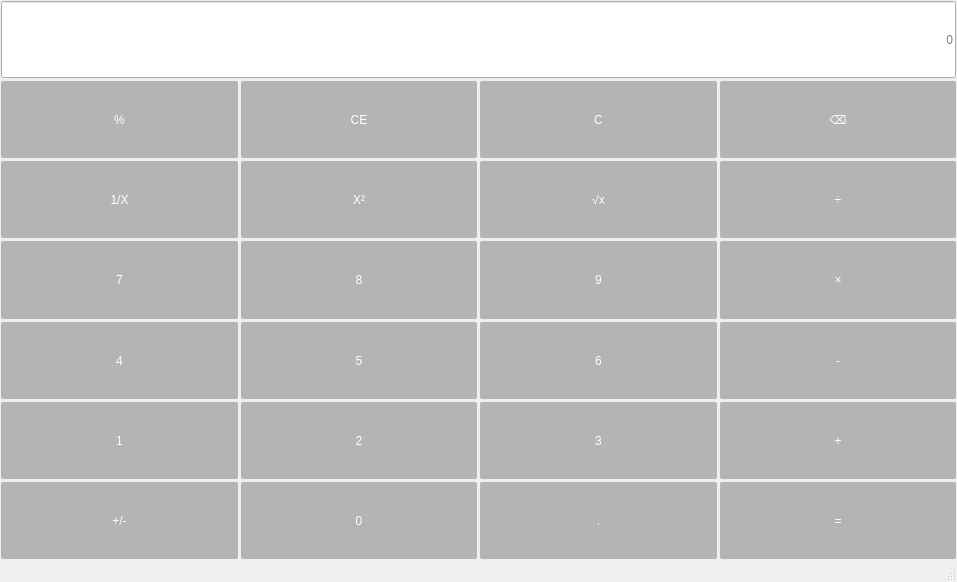
<?xml version="1.0" encoding="UTF-8"?>
<ui version="4.0">
 <class>MainWindow</class>
 <widget class="QMainWindow" name="MainWindow">
  <property name="geometry">
   <rect>
    <x>0</x>
    <y>0</y>
    <width>957</width>
    <height>582</height>
   </rect>
  </property>
  <property name="windowTitle">
   <string>计算器-吴煜文-2023414290132</string>
  </property>
  <property name="windowIcon">
   <iconset>
    <normaloff>C:/Users/win11/Pictures/Screenshots/屏幕截图 2023-10-21 224109.png</normaloff>C:/Users/win11/Pictures/Screenshots/屏幕截图 2023-10-21 224109.png</iconset>
  </property>
  <property name="styleSheet">
   <string notr="true">QPushButton
{
	background-color: rgba(90, 90, 90, 100);
	font: 36pt &quot;Microsoft YaHei UI&quot;;
	color: white;
	border-radius: 2px;
}

QPushButton:hover
{
	background-color: lightgreen;
	color: black;
}

QPushButton：pressed
{
	background-color: red;
	color: black;
}

QLineEdit
{
	font: 48pt &quot;Microsoft YaHei UI&quot;;
}</string>
  </property>
  <widget class="QWidget" name="centralwidget">
   <layout class="QVBoxLayout" name="verticalLayout">
    <property name="spacing">
     <number>3</number>
    </property>
    <property name="leftMargin">
     <number>1</number>
    </property>
    <property name="topMargin">
     <number>1</number>
    </property>
    <property name="rightMargin">
     <number>1</number>
    </property>
    <property name="bottomMargin">
     <number>1</number>
    </property>
    <item>
     <layout class="QGridLayout" name="gridLayout">
      <item row="4" column="1">
       <widget class="QPushButton" name="btnNum5">
        <property name="sizePolicy">
         <sizepolicy hsizetype="Minimum" vsizetype="Minimum">
          <horstretch>0</horstretch>
          <verstretch>0</verstretch>
         </sizepolicy>
        </property>
        <property name="text">
         <string>5</string>
        </property>
       </widget>
      </item>
      <item row="5" column="1">
       <widget class="QPushButton" name="btnNum2">
        <property name="sizePolicy">
         <sizepolicy hsizetype="Minimum" vsizetype="Minimum">
          <horstretch>0</horstretch>
          <verstretch>0</verstretch>
         </sizepolicy>
        </property>
        <property name="text">
         <string>2</string>
        </property>
       </widget>
      </item>
      <item row="6" column="0">
       <widget class="QPushButton" name="btnSign">
        <property name="sizePolicy">
         <sizepolicy hsizetype="Minimum" vsizetype="Minimum">
          <horstretch>0</horstretch>
          <verstretch>0</verstretch>
         </sizepolicy>
        </property>
        <property name="text">
         <string>+/-</string>
        </property>
       </widget>
      </item>
      <item row="2" column="1">
       <widget class="QPushButton" name="btnSquare">
        <property name="sizePolicy">
         <sizepolicy hsizetype="Minimum" vsizetype="Minimum">
          <horstretch>0</horstretch>
          <verstretch>0</verstretch>
         </sizepolicy>
        </property>
        <property name="text">
         <string>X²</string>
        </property>
       </widget>
      </item>
      <item row="3" column="2">
       <widget class="QPushButton" name="btnNum9">
        <property name="sizePolicy">
         <sizepolicy hsizetype="Minimum" vsizetype="Minimum">
          <horstretch>0</horstretch>
          <verstretch>0</verstretch>
         </sizepolicy>
        </property>
        <property name="text">
         <string>9</string>
        </property>
       </widget>
      </item>
      <item row="4" column="2">
       <widget class="QPushButton" name="btnNum6">
        <property name="sizePolicy">
         <sizepolicy hsizetype="Minimum" vsizetype="Minimum">
          <horstretch>0</horstretch>
          <verstretch>0</verstretch>
         </sizepolicy>
        </property>
        <property name="text">
         <string>6</string>
        </property>
       </widget>
      </item>
      <item row="2" column="0">
       <widget class="QPushButton" name="btnInverse">
        <property name="sizePolicy">
         <sizepolicy hsizetype="Minimum" vsizetype="Minimum">
          <horstretch>0</horstretch>
          <verstretch>0</verstretch>
         </sizepolicy>
        </property>
        <property name="text">
         <string>1/X</string>
        </property>
       </widget>
      </item>
      <item row="2" column="2">
       <widget class="QPushButton" name="btnSqrt">
        <property name="sizePolicy">
         <sizepolicy hsizetype="Minimum" vsizetype="Minimum">
          <horstretch>0</horstretch>
          <verstretch>0</verstretch>
         </sizepolicy>
        </property>
        <property name="text">
         <string>√x</string>
        </property>
       </widget>
      </item>
      <item row="5" column="0">
       <widget class="QPushButton" name="btnNum1">
        <property name="sizePolicy">
         <sizepolicy hsizetype="Minimum" vsizetype="Minimum">
          <horstretch>0</horstretch>
          <verstretch>0</verstretch>
         </sizepolicy>
        </property>
        <property name="text">
         <string>1</string>
        </property>
       </widget>
      </item>
      <item row="1" column="1">
       <widget class="QPushButton" name="btnClearAll">
        <property name="sizePolicy">
         <sizepolicy hsizetype="Minimum" vsizetype="Minimum">
          <horstretch>0</horstretch>
          <verstretch>0</verstretch>
         </sizepolicy>
        </property>
        <property name="text">
         <string>CE</string>
        </property>
       </widget>
      </item>
      <item row="5" column="3">
       <widget class="QPushButton" name="btnPlus">
        <property name="sizePolicy">
         <sizepolicy hsizetype="Minimum" vsizetype="Minimum">
          <horstretch>0</horstretch>
          <verstretch>0</verstretch>
         </sizepolicy>
        </property>
        <property name="text">
         <string>+</string>
        </property>
       </widget>
      </item>
      <item row="3" column="3">
       <widget class="QPushButton" name="btnMultiple">
        <property name="sizePolicy">
         <sizepolicy hsizetype="Minimum" vsizetype="Minimum">
          <horstretch>0</horstretch>
          <verstretch>0</verstretch>
         </sizepolicy>
        </property>
        <property name="text">
         <string>×</string>
        </property>
       </widget>
      </item>
      <item row="3" column="0">
       <widget class="QPushButton" name="btnNum7">
        <property name="sizePolicy">
         <sizepolicy hsizetype="Minimum" vsizetype="Minimum">
          <horstretch>0</horstretch>
          <verstretch>0</verstretch>
         </sizepolicy>
        </property>
        <property name="text">
         <string>7</string>
        </property>
       </widget>
      </item>
      <item row="1" column="2">
       <widget class="QPushButton" name="btnClear">
        <property name="sizePolicy">
         <sizepolicy hsizetype="Minimum" vsizetype="Minimum">
          <horstretch>0</horstretch>
          <verstretch>0</verstretch>
         </sizepolicy>
        </property>
        <property name="text">
         <string>C</string>
        </property>
       </widget>
      </item>
      <item row="1" column="3">
       <widget class="QPushButton" name="btnDel">
        <property name="sizePolicy">
         <sizepolicy hsizetype="Minimum" vsizetype="Minimum">
          <horstretch>0</horstretch>
          <verstretch>0</verstretch>
         </sizepolicy>
        </property>
        <property name="text">
         <string>⌫</string>
        </property>
       </widget>
      </item>
      <item row="6" column="1">
       <widget class="QPushButton" name="btnNum0">
        <property name="sizePolicy">
         <sizepolicy hsizetype="Minimum" vsizetype="Minimum">
          <horstretch>0</horstretch>
          <verstretch>0</verstretch>
         </sizepolicy>
        </property>
        <property name="text">
         <string>0</string>
        </property>
       </widget>
      </item>
      <item row="5" column="2">
       <widget class="QPushButton" name="btnNum3">
        <property name="sizePolicy">
         <sizepolicy hsizetype="Minimum" vsizetype="Minimum">
          <horstretch>0</horstretch>
          <verstretch>0</verstretch>
         </sizepolicy>
        </property>
        <property name="text">
         <string>3</string>
        </property>
       </widget>
      </item>
      <item row="3" column="1">
       <widget class="QPushButton" name="btnNum8">
        <property name="sizePolicy">
         <sizepolicy hsizetype="Minimum" vsizetype="Minimum">
          <horstretch>0</horstretch>
          <verstretch>0</verstretch>
         </sizepolicy>
        </property>
        <property name="text">
         <string>8</string>
        </property>
       </widget>
      </item>
      <item row="4" column="0">
       <widget class="QPushButton" name="btnNum4">
        <property name="sizePolicy">
         <sizepolicy hsizetype="Minimum" vsizetype="Minimum">
          <horstretch>0</horstretch>
          <verstretch>0</verstretch>
         </sizepolicy>
        </property>
        <property name="text">
         <string>4</string>
        </property>
       </widget>
      </item>
      <item row="1" column="0">
       <widget class="QPushButton" name="btnPercentage">
        <property name="sizePolicy">
         <sizepolicy hsizetype="Minimum" vsizetype="Minimum">
          <horstretch>0</horstretch>
          <verstretch>0</verstretch>
         </sizepolicy>
        </property>
        <property name="text">
         <string>%</string>
        </property>
       </widget>
      </item>
      <item row="2" column="3">
       <widget class="QPushButton" name="btnDivide">
        <property name="sizePolicy">
         <sizepolicy hsizetype="Minimum" vsizetype="Minimum">
          <horstretch>0</horstretch>
          <verstretch>0</verstretch>
         </sizepolicy>
        </property>
        <property name="text">
         <string>÷</string>
        </property>
       </widget>
      </item>
      <item row="4" column="3">
       <widget class="QPushButton" name="btnMinus">
        <property name="sizePolicy">
         <sizepolicy hsizetype="Minimum" vsizetype="Minimum">
          <horstretch>0</horstretch>
          <verstretch>0</verstretch>
         </sizepolicy>
        </property>
        <property name="text">
         <string>-</string>
        </property>
       </widget>
      </item>
      <item row="6" column="3">
       <widget class="QPushButton" name="btnEqual">
        <property name="sizePolicy">
         <sizepolicy hsizetype="Minimum" vsizetype="Minimum">
          <horstretch>0</horstretch>
          <verstretch>0</verstretch>
         </sizepolicy>
        </property>
        <property name="text">
         <string>=</string>
        </property>
       </widget>
      </item>
      <item row="6" column="2">
       <widget class="QPushButton" name="btnPeriod">
        <property name="sizePolicy">
         <sizepolicy hsizetype="Minimum" vsizetype="Minimum">
          <horstretch>0</horstretch>
          <verstretch>0</verstretch>
         </sizepolicy>
        </property>
        <property name="text">
         <string>.</string>
        </property>
       </widget>
      </item>
      <item row="0" column="0" colspan="4">
       <widget class="QLineEdit" name="display">
        <property name="sizePolicy">
         <sizepolicy hsizetype="Expanding" vsizetype="Preferred">
          <horstretch>0</horstretch>
          <verstretch>0</verstretch>
         </sizepolicy>
        </property>
        <property name="styleSheet">
         <string notr="true"/>
        </property>
        <property name="alignment">
         <set>Qt::AlignRight|Qt::AlignTrailing|Qt::AlignVCenter</set>
        </property>
        <property name="placeholderText">
         <string>0</string>
        </property>
       </widget>
      </item>
     </layout>
    </item>
   </layout>
  </widget>
  <widget class="QMenuBar" name="menubar">
   <property name="geometry">
    <rect>
     <x>0</x>
     <y>0</y>
     <width>957</width>
     <height>25</height>
    </rect>
   </property>
  </widget>
  <widget class="QStatusBar" name="statusbar"/>
 </widget>
 <resources/>
 <connections/>
</ui>
